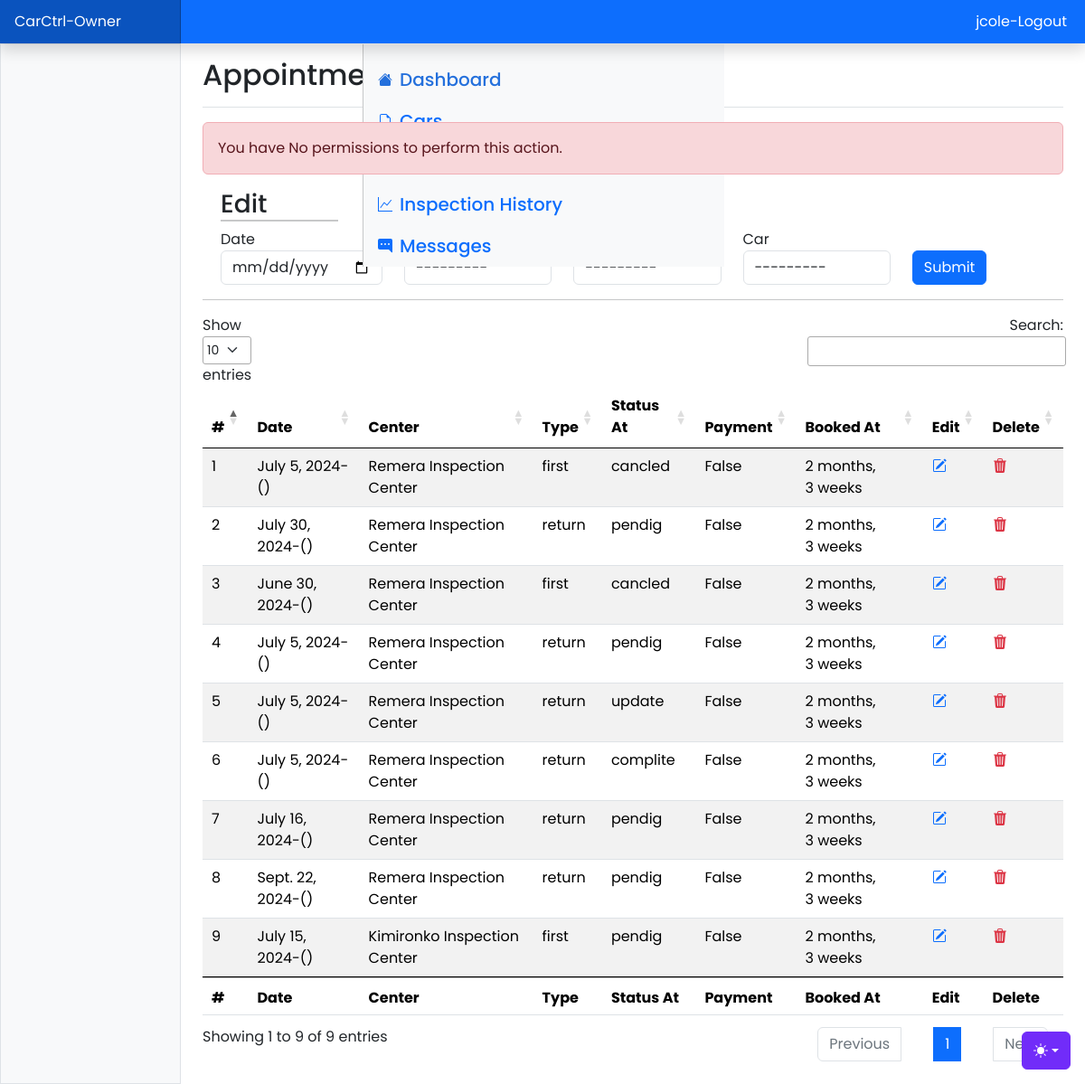
Page /owner/appointment/edit/13/ (signed in) on the committed database.
### App/models.py (models this page shows, shortened)
class User(AbstractUser):
    class Role(models.TextChoices):
        OWNER = "OWNER", "Owner"
        ADMIN = "ADMIN", "Admin"
    base_role = Role.ADMIN
    role = models.CharField(max_length=50, choices=Role.choices)
    phone_number = models.CharField(
        validators=[phone_regex], max_length=13, unique=True, null=True
    )
    address = models.CharField(max_length=100, blank=True)
    groups = models.ManyToManyField(
        "auth.Group",
        related_name="users",
        blank=True,
        verbose_name=_("groups"),
        help_text=_("The groups this user belongs to."),
    )
    user_permissions = models.ManyToManyField(
        Permission,
        related_name="users",
        blank=True,
        verbose_name=_("user permissions"),
        help_text=_("Specific permissions for this user."),
    )

class Appointment(models.Model):
    date = models.DateField()
    owner_id = models.ForeignKey(User, on_delete=models.CASCADE)
    center_id = models.ForeignKey(Center, on_delete=models.CASCADE)
    car_id = models.ForeignKey(Car, on_delete=models.CASCADE)
    type = models.CharField(max_length=50, choices=APPOINTMENT_TYPE)
    status = models.CharField(max_length=10, choices=STATUS, default='pendig')
    pstatus = models.BooleanField(default = 0)
    created_at = models.DateTimeField(auto_now_add=True)
    updated_at = models.DateTimeField(auto_now=True)

class Center(models.Model):
    name = models.CharField(max_length=50, unique=True)
    location = models.CharField(max_length=50)
    type = models.CharField(max_length=50, choices=CENTER_TYPE)
    operating_hours = models.CharField(max_length=50, choices=WORKING_HOURS)
    number_of_slots_per_day = models.PositiveIntegerField()
    created_at = models.DateTimeField(auto_now_add=True)
    updated_at = models.DateTimeField(auto_now=True)
    class Meta:
        ordering = ["-created_at"]
    def __str__(self):
        return f"{self.name} - {self.location} - {self.operating_hours} - {self.number_of_slots_per_day}"

### App/views.py (the view)
# urls.py: path('owner/appointment/edit/<int:pk>/', views.change_appt_date, name="change-appt-date"),
@login_required(login_url='login')
def change_appt_date(request, pk):
    appt = Appointment.objects.get(id=pk)
    appts = Appointment.objects.filter(owner_id = request.user.id)
    form = AppointmentForm(user=request.user)
    if request.user.id == appt.owner_id.id:
        form = AppointmentForm(instance=appt, user=request.user)
        if request.method == 'POST':
            form = AppointmentForm(request.POST, instance=appt, user=request.user)
            if form.is_valid():
                form.save()
                send_mail("Appointment Date Changed", f"From AutoMobile Inspection Center- Appointments \n The Date for an appointment in your Account has been  change from {appt.date} to {form.cleaned_data['date']}for inspection f a car with informations:\nplate: {appt.car_id.plate}\n Model: {appt.car_id.model}\n Make: {appt.car_id.make}\n Here are the new information about your appointment\n Canter:{form.cleaned_data['center_id']}\n Date:{form.cleaned_data['date']}\nType:{form.cleaned_data['date']}\n Make sure to note miss the appointment\n Thank you.", settings.EMAIL_HOST_USER, [request.user.email])
                messages.success(request, "Appointment Updated")
                return redirect("owner-appointment")
            else:
                messages.error(request, f"{form.errors.as_text()}")
    else:
        messages.error(request, f"You have No permissions to perform this action")
    contex = {'form': form, 'appointments': appts}
    return render(request, 'owner-edit-appointment.html', contex)

### App/forms.py
class AppointmentForm(forms.ModelForm):
    class Meta:
        model = Appointment
        fields = '__all__'
        exclude = ['owner_id', 'status', 'pstatus']
        widgets = {
            'date': forms.TextInput(attrs={'class': 'form-control', 'type': 'date'}),
            'center_id': forms.Select(attrs={'class': 'form-control'}),
            'type': forms.Select(attrs={'class': 'form-control'}),
            'car_id': forms.Select(attrs={'class': 'form-control'}),
        }
    def __init__(self, *args, **kwargs):
        user = kwargs.pop('user', None)
        id = user.id
        super().__init__(*args, **kwargs)
        if user:
            self.fields['car_id'].queryset = Car.objects.filter(owner_id= id)

### App/models.py (called while the page is built)
    def __str__(self):
        return f"{self.plate} - {self.model} - {self.make}  "

### App/templates/App/owner-edit-appointment.html (shortened to what this page needs)
{% load static %}
{% include 'includes/owner-nav.html' %}
<main class="col-md-9 ms-sm-auto col-lg-10 px-md-4">
    <div
        class="d-flex justify-content-between flex-wrap flex-md-nowrap align-items-center pt-3 pb-2 mb-3 border-bottom">
        <h1 class="h2">Appointments</h1>
    </div>
    {% if messages %}
    {% for message in messages %}
    {% if message.tags == 'error'%}
    <div class="alert alert-danger" role="alert">
        {{ message }}.
    </div>
    {% else %}
    <div class="alert alert-success" role="alert">
        {{ message }}.
    </div>
    {% endif %}
    {% endfor %}
    {% endif %}
    <div class="container-fluid m-2">
        <h3 style="border-bottom: 2px solid #c7c8c9; width: 130px;">Edit </h3>
        <form method="post">
            <div class="row">
                <div class="col">
                    <label for="{{ form.date.id_for_label }}" class="sr-only">Date</label>
                    {{form.date}}
                </div>
                <div class="col">
                    <label for="inlineGridEmail" class="sr-only">Center</label>
                    {{form.center_id}}
                </div>
                <div class="col">
                    <label for="inlineGridEmail" class="sr-only">Type</label>
                    {{form.type}}
                </div>
                <div class="col">
                    <label for="inlineGridEmail" class="sr-only">Car</label>
                    {{form.car_id}}
                </div>
                <div class="col pt-4">
                    <button type="submit" class="btn btn-primary">Submit</button>
                </div>
            </div>
        </form>
    </div>
    <hr>
    <table id="myTable" class="table table-striped" style="width:100%">
        <thead>
            <tr>
                <th>#</th>
                <th>Date</th>
                <th>Center</th>
                <th>Type</th>
                <th>Status At</th>
                <th>Payment</th>
                <th>Booked At</th>
                <th>Edit</th>
                <th>Delete</th>
            </tr>
        </thead>
        <tbody>
            {% for appointment in appointments %}
        <tr>
            <td>{{appointment.id}}</td>
            <td>{{appointment.date}}-({{ appointment.data | timeuntil }})</td>
            <td>{{appointment.center_id.name}}</td>
            <td>{{appointment.type}}</td>
            <td>{{appointment.status}}</td>
            <td>{{appointment.pstatus}}</td>
            <td>{{appointment.created_at | timesince}}</td>
            <td><a href="{% url 'change-appt-date' appointment.id %}" class="text-primary">
                    </a></td>
            <td><a href="{% url 'cancle-appt' appointment.id %}" class="text-danger" onclick="return confirm('Are you sure Cancle Appointment?');"></a></td>
        </tr>
        {% endfor %}
        </tbody>
        <tfoot>
            <tr>
                <th>#</th>
                <th>Date</th>
                <th>Center</th>
                <th>Type</th>
                <th>Status At</th>
                <th>Payment</th>
                <th>Booked At</th>
                <th>Edit</th>
                <th>Delete</th>
            </tr>
        </tfoot>
    </table>
</main>
{% include 'includes/owner-footer.html' %}

### App/templates/App/includes/owner-nav.html (shortened to what this page needs)
{% load static %}
<!doctype html>
<html lang="en" data-bs-theme="auto">
<head>
  <link rel="stylesheet" href="https://cdn.datatables.net/1.13.5/css/jquery.dataTables.min.css" />
    <link href="https://stackpath.bootstrapcdn.com/bootstrap/5.1.0/css/bootstrap.min.css" rel="stylesheet">
  <link href="{% static 'assets/dist/css/bootstrap.min.css'%}" rel="stylesheet">
  <link href="https://cdn.jsdelivr.net/npm/bootstrap-icons@1.10.5/font/bootstrap-icons.min.css" rel="stylesheet">
  <link href="{% static 'assets/css/dashboard.css'%}" rel="stylesheet">
</head>
<body>
  <div class="dropdown position-fixed bottom-0 end-0 mb-3 me-3 bd-mode-toggle">
    <button class="btn btn-bd-primary py-2 dropdown-toggle d-flex align-items-center" id="bd-theme" type="button"
      aria-expanded="false" data-bs-toggle="dropdown" aria-label="Toggle theme (auto)">
      <svg class="bi my-1 theme-icon-active" width="1em" height="1em">
        <use href="#circle-half"></use>
      </svg>
    </button>
  </div>
  <header class="navbar sticky-top bg-primary flex-md-nowrap p-0 shadow" data-bs-theme="dark">
    <a class="navbar-brand col-md-3 col-lg-2 me-0 px-3 fs-6 text-white" href="/">CarCtrl-Owner</a>
    <a href="{% url 'logoutAc' %}" class="text-white" style="padding-right: 20px; text-decoration: none;">{{ user.username }}-Logout</a>
  </header>
  <div class="container-fluid">
    <div class="row">
      <div class="sidebar border border-right col-md-3 col-lg-2 p-0 bg-body-tertiary">
        <div class="offcanvas-md offcanvas-end bg-body-tertiary" tabindex="-1" id="sidebarMenu"
          aria-labelledby="sidebarMenuLabel">
          <div class="offcanvas-body d-md-flex flex-column p-0 pt-lg-3 overflow-y-auto">
            <ul class="nav flex-column">
              <li class="nav-item">
                <a class="nav-link d-flex align-items-center gap-2 active" aria-current="page"
                  href="{% url 'owner-home' %}">
                  <svg class="bi">
                    <use xlink:href="#house-fill" />
                  </svg>
                  Dashboard
                </a>
              </li>
              <li class="nav-item">
                <a class="nav-link d-flex align-items-center gap-2" href="{% url 'owner-cars' %}">
                  <svg class="bi">
                    <use xlink:href="#file-earmark" />
                  </svg>
                  Cars
                </a>
              </li>
              <li class="nav-item">
                <a class="nav-link d-flex align-items-center gap-2" href="{% url 'owner-appointment' %}">
                </a>
              </li>
              <li class="nav-item">
                <a class="nav-link d-flex align-items-center gap-2" href="{% url 'owner-inspection' %}">
                  <svg class="bi">
                    <use xlink:href="#graph-up" />
                  </svg>
                  Inspection History
                </a>
              </li>
              <li class="nav-item">
                <a class="nav-link d-flex align-items-center gap-2" href="{% url 'owner-notifications' %}">
                  Messages
                </a>
              </li>
            </ul>
          </div>
        </div>
      </div>

### static/assets/css/dashboard.css (style rules this page uses)
body { margin: 0; font-family: 'Poppins', sans-serif; background-color: #fff; }
.bi { display: inline-block; width: 1rem; height: 1rem; }
.sidebar .nav-link { font-size: 20px; font-weight: 500; }
.sidebar .nav-link.active { color: #2470dc; }
.navbar-brand { padding-top: .75rem; padding-bottom: .75rem; background-color: rgba(0, 0, 0, .25); box-shadow: inset -1px 0 0 rgba(0, 0, 0, .25); }

### App/templates/App/includes/owner-nav.html (style rules this page uses)
.bi { vertical-align: -.125em; fill: currentColor; }
.btn-bd-primary { --bd-violet-bg: #712cf9; --bd-violet-rgb: 112.520718, 44.062154, 249.437846; --bs-btn-font-weight: 600; --bs-btn-color: var(--bs-white); --bs-btn-bg: var(--bd-violet-bg); --bs-btn-border-color: var(--bd-violet-bg); --bs-btn-hover-color: var(--bs-white); --bs-btn-hover-bg: #6528e0; --bs-btn-hover-border-color: #6528e0; --bs-btn-focus-shadow-rgb: var(--bd-violet-rgb); --bs-btn-active-color: var(--bs-btn-hover-color); --bs-btn-active-bg: #5a23c8; --bs-btn-active-border-color: #5a23c8; }
.bd-mode-toggle { z-index: 1500; }

### rows in the picture
User: username "jcole"
Appointment: id "1", date "July 5, 2024", center_id.name "Remera Inspection Center", type "first", status "cancled", pstatus "False", created_at "2 months, 3 weeks"
Appointment: id "2", date "July 30, 2024", center_id.name "Remera Inspection Center", type "return", status "pendig", pstatus "False", created_at "2 months, 3 weeks"
Appointment: id "3", date "June 30, 2024", center_id.name "Remera Inspection Center", type "first", status "cancled", pstatus "False", created_at "2 months, 3 weeks"
Appointment: id "4", date "July 5, 2024", center_id.name "Remera Inspection Center", type "return", status "pendig", pstatus "False", created_at "2 months, 3 weeks"
Appointment: id "5", date "July 5, 2024", center_id.name "Remera Inspection Center", type "return", status "update", pstatus "False", created_at "2 months, 3 weeks"
Appointment: id "6", date "July 5, 2024", center_id.name "Remera Inspection Center", type "return", status "complite", pstatus "False", created_at "2 months, 3 weeks"
Appointment: id "7", date "July 16, 2024", center_id.name "Remera Inspection Center", type "return", status "pendig", pstatus "False", created_at "2 months, 3 weeks"
Appointment: id "8", date "Sept. 22, 2024", center_id.name "Remera Inspection Center", type "return", status "pendig", pstatus "False", created_at "2 months, 3 weeks"
Appointment: id "9", date "July 15, 2024", center_id.name "Kimironko Inspection Center", type "first", status "pendig", pstatus "False", created_at "2 months, 3 weeks"

### other values in the picture
{{ message }} "You have No permissions to perform this action"
